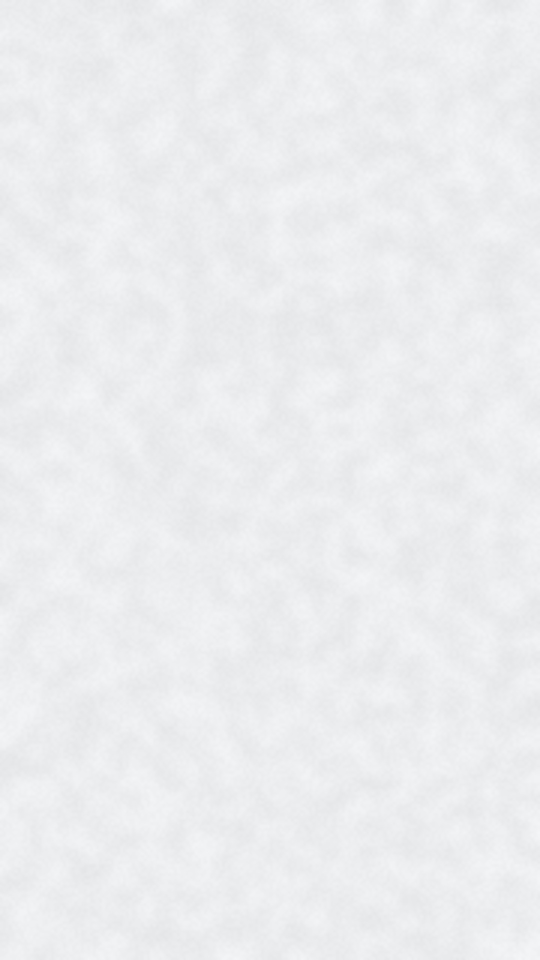
#> input picture reels/013-nov09-roar/assets/img/paper.jpg, 1080 x 1920 px (shown at 1/2 size)
$ python grade_still.py ../../reels/013-nov09-roar/assets/img/paper.jpg ../../reels/013-nov09-roar/assets/img/grain0.png
#> lines starting #> are read from the running program, lines starting #| are printed output that depends on the picture
import sys, numpy as np
from PIL import Image, ImageFilter
src, out = sys.argv[1], sys.argv[2]
rng = np.random.default_rng(7)
im = Image.open(src).convert('RGB').resize((1080,1920), Image.LANCZOS)
#> im is the input picture: PIL image 1080x1920 RGB; mean R, G, B 235.9, 236.9, 238.9
a = np.asarray(im).astype(np.float32)/255
# matte grade: lift blacks, soften highlights, slight desaturation, warm paper tint
a = 0.04 + a*0.92
g = a.mean(2, keepdims=True); a = g + (a-g)*0.86
a = a*np.array([1.0,0.985,0.96])
# paper fibre texture: low-freq blotches + fine fibres
h,w = a.shape[:2]
#> h = 1920; w = 1080
low = Image.fromarray((rng.random((h//24,w//24))*255).astype(np.uint8)).resize((w,h), Image.BICUBIC)
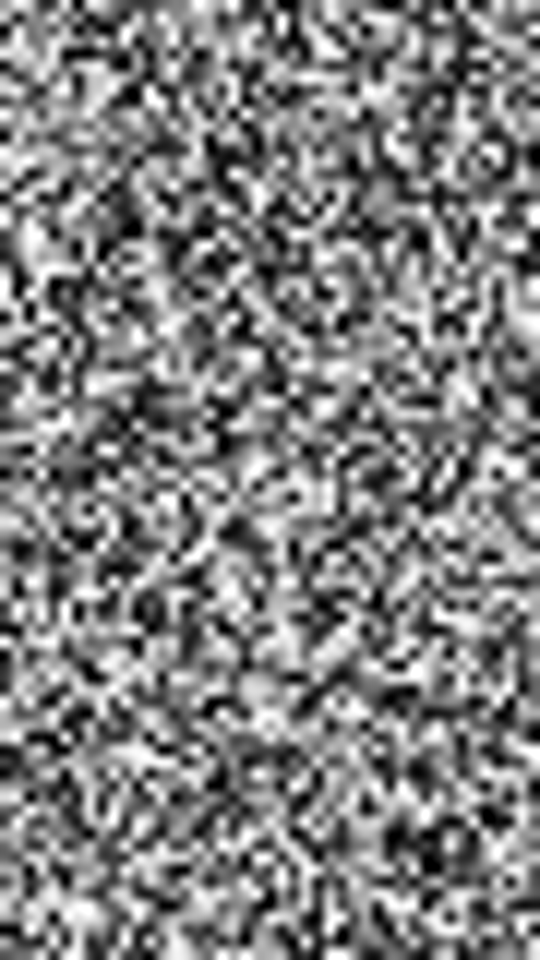
#> low: PIL image 1080x1920 L (shown at 1/2 size); min 0, max 255, mean 127.9
low = np.asarray(low.filter(ImageFilter.GaussianBlur(6))).astype(np.float32)/255
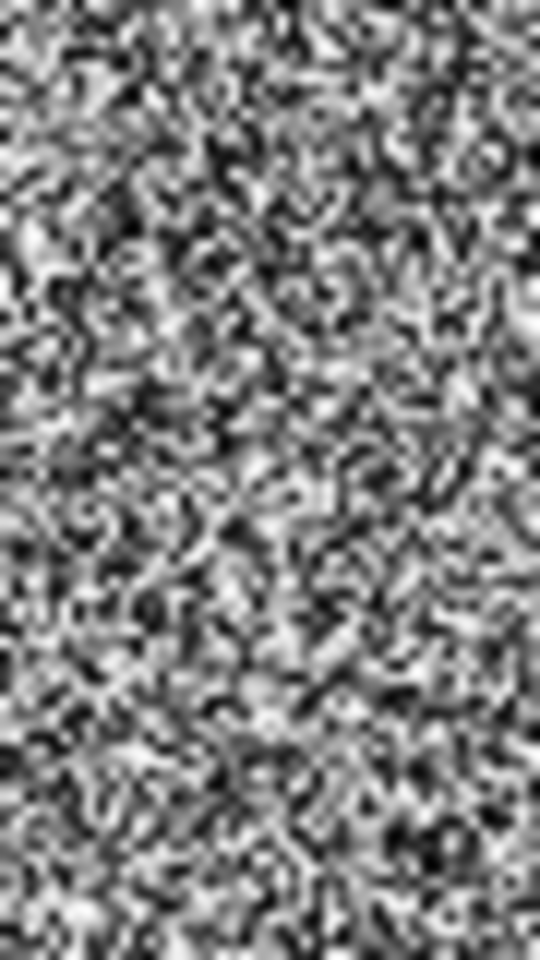
#> low: shape (1920, 1080) float32 (shown at 1/2 size); min 0, max 1, mean 0.502
a *= (0.97 + 0.05*low)[...,None]
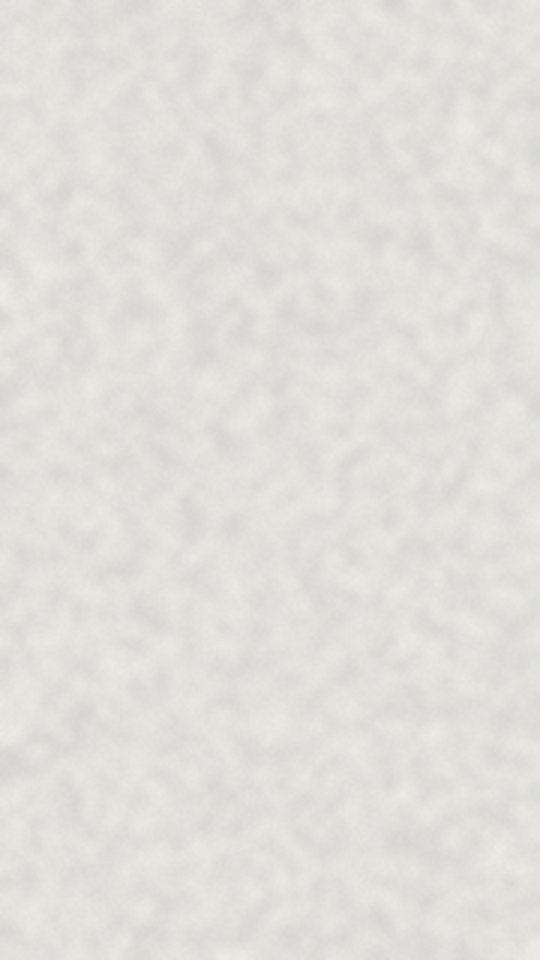
#> a: shape (1920, 1080, 3) float64 (shown at 1/2 size); mean R, G, B 0.887, 0.877, 0.861
# film grain, luminance-weighted (stronger in mids)
grain = rng.normal(0,1,(h,w)).astype(np.float32)
grain = np.asarray(Image.fromarray(((grain*40)+128).clip(0,255).astype(np.uint8)).filter(ImageFilter.GaussianBlur(0.6))).astype(np.float32)/255-0.5
lum = a.mean(2)
amp = 0.09*(1-np.abs(lum-0.5)*1.2)
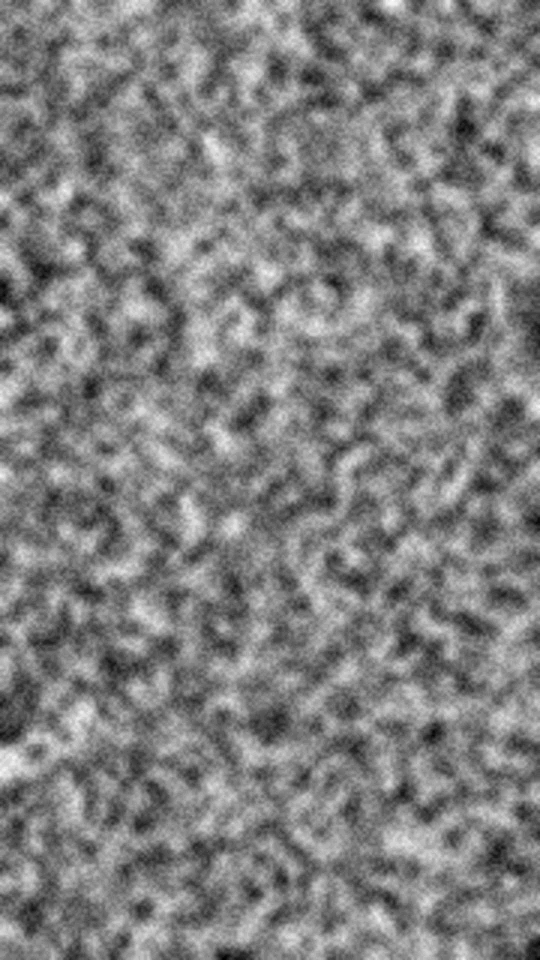
#> amp: shape (1920, 1080) float64 (shown at 1/2 size); min 0.0445, max 0.0544, mean 0.0495; drawn with min black and max white
a += (grain*amp)[...,None]
# vignette
yy,xx = np.mgrid[0:h,0:w]; r = np.sqrt(((xx-w/2)/(w/2))**2+((yy-h/2)/(h/2))**2)
a *= (1-0.16*np.clip(r-0.55,0,1)**1.6)[...,None]
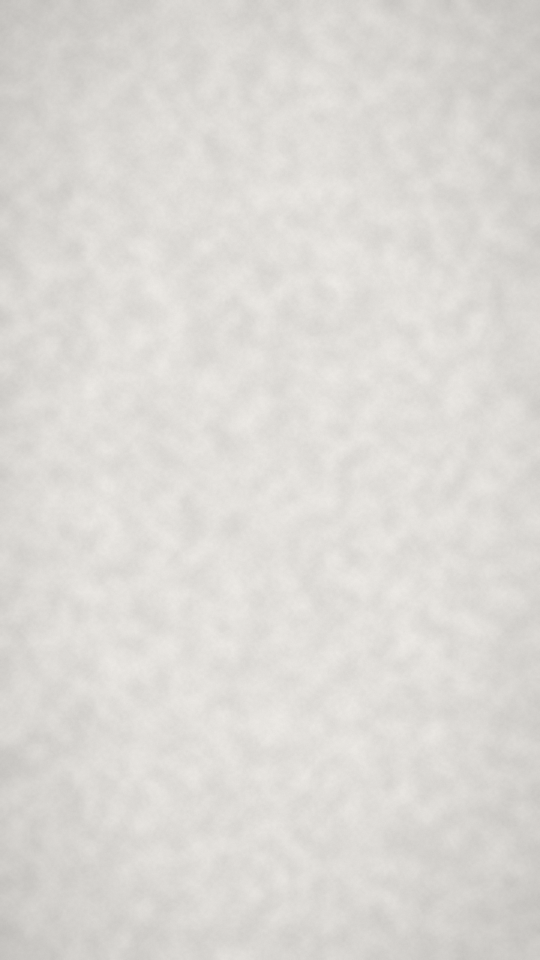
#> a: shape (1920, 1080, 3) float64 (shown at 1/2 size); mean R, G, B 0.865, 0.855, 0.839
Image.fromarray((a.clip(0,1)*255).astype(np.uint8)).save(out, quality=94)
